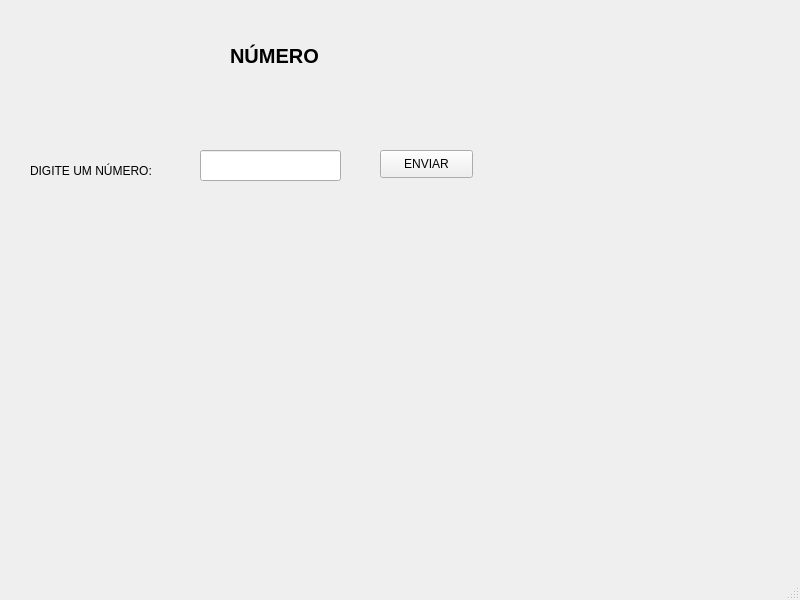
<?xml version="1.0" encoding="UTF-8"?>
<ui version="4.0">
 <class>MainWindow</class>
 <widget class="QMainWindow" name="MainWindow">
  <property name="geometry">
   <rect>
    <x>0</x>
    <y>0</y>
    <width>800</width>
    <height>600</height>
   </rect>
  </property>
  <property name="windowTitle">
   <string>MainWindow</string>
  </property>
  <widget class="QWidget" name="centralwidget">
   <widget class="QLabel" name="label_num">
    <property name="geometry">
     <rect>
      <x>30</x>
      <y>150</y>
      <width>151</width>
      <height>41</height>
     </rect>
    </property>
    <property name="text">
     <string>DIGITE UM NÚMERO:</string>
    </property>
   </widget>
   <widget class="QLabel" name="labelResult">
    <property name="geometry">
     <rect>
      <x>50</x>
      <y>230</y>
      <width>401</width>
      <height>111</height>
     </rect>
    </property>
    <property name="font">
     <font>
      <pointsize>12</pointsize>
      <weight>75</weight>
      <bold>true</bold>
     </font>
    </property>
    <property name="text">
     <string/>
    </property>
   </widget>
   <widget class="QLabel" name="label_titulo">
    <property name="geometry">
     <rect>
      <x>230</x>
      <y>30</y>
      <width>161</width>
      <height>51</height>
     </rect>
    </property>
    <property name="font">
     <font>
      <pointsize>15</pointsize>
      <weight>75</weight>
      <bold>true</bold>
     </font>
    </property>
    <property name="text">
     <string>NÚMERO</string>
    </property>
   </widget>
   <widget class="QLineEdit" name="lineEditNum">
    <property name="geometry">
     <rect>
      <x>200</x>
      <y>150</y>
      <width>141</width>
      <height>31</height>
     </rect>
    </property>
   </widget>
   <widget class="QPushButton" name="pushButtonEnviar">
    <property name="geometry">
     <rect>
      <x>380</x>
      <y>150</y>
      <width>93</width>
      <height>28</height>
     </rect>
    </property>
    <property name="text">
     <string>ENVIAR</string>
    </property>
   </widget>
  </widget>
  <widget class="QMenuBar" name="menubar">
   <property name="geometry">
    <rect>
     <x>0</x>
     <y>0</y>
     <width>800</width>
     <height>26</height>
    </rect>
   </property>
  </widget>
  <widget class="QStatusBar" name="statusbar"/>
 </widget>
 <resources/>
 <connections/>
</ui>
